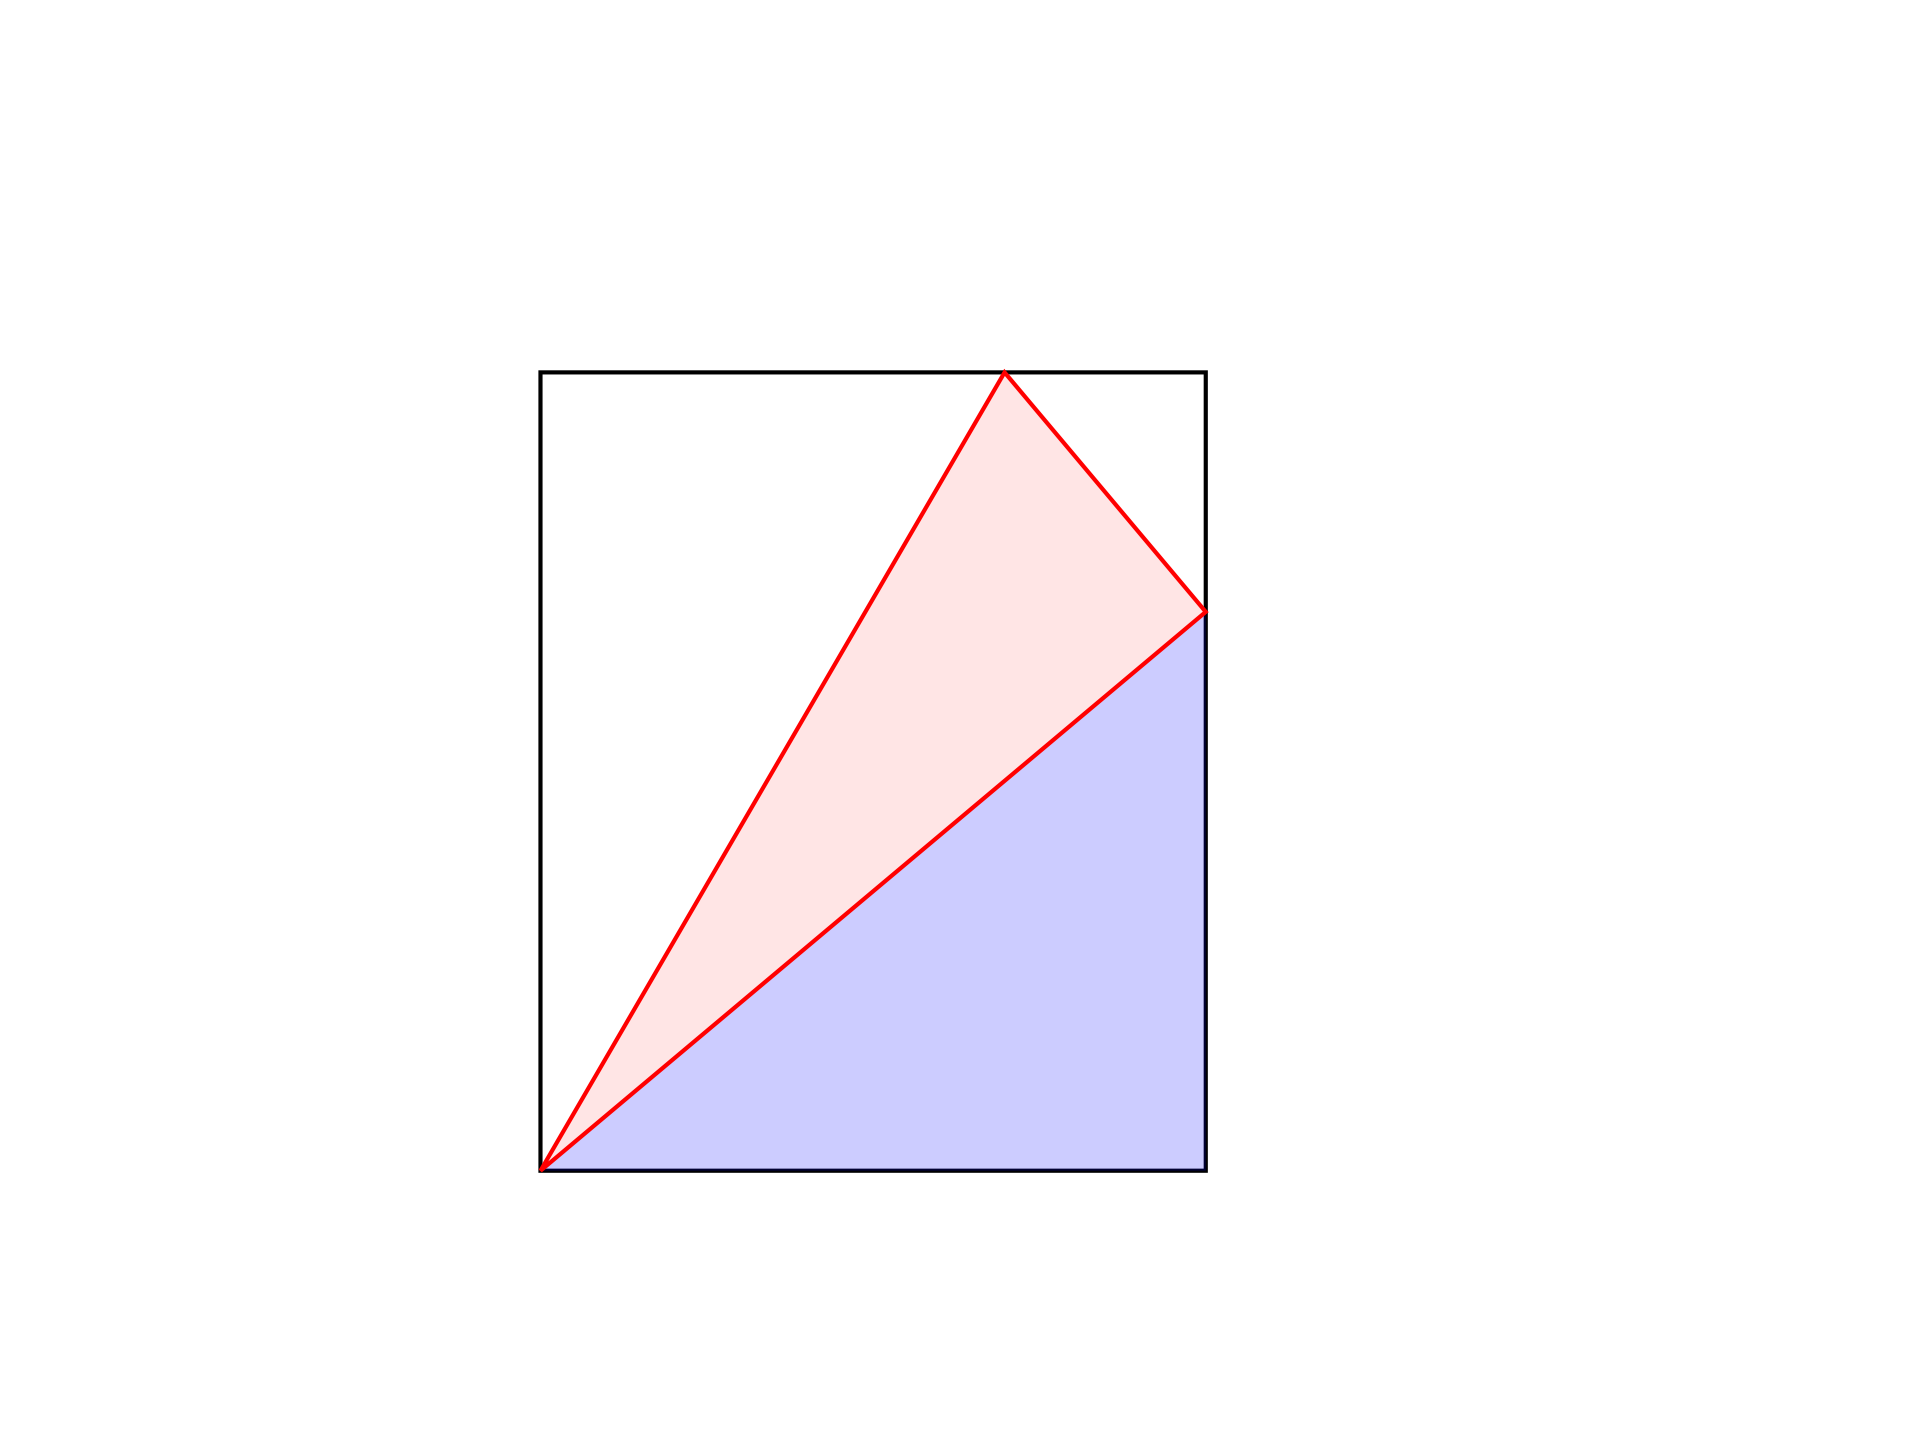

Generate this figure with Python:
import matplotlib.pyplot as plt
import numpy as np
import geometry as geo
import math

fig, ax = geo.init()
ax.set(xlim=(0,100), ylim=(0,100))

A = geo.Point(10,10)
B = geo.Point(70,10)
_,_,C,D = geo.get_rectangle_for_line(
    [A,B],f=1.2)
    
E = geo.get_point_by_fractional_length(
    [B,C],0.7)
    
_,_,tmp,_ = geo.get_rectangle_for_line(
    [A,E],f=0.1)
F = geo.xll([E,tmp],[C,D])


geo.opg(ax,[A,B,C,D],ec='k')
geo.fpg(ax,[A,B,E],fc='b',alpha=0.2)

geo.fpg(ax,[A,E,F])
geo.opg(ax,[A,E,F])

geo.savefig(plt)
